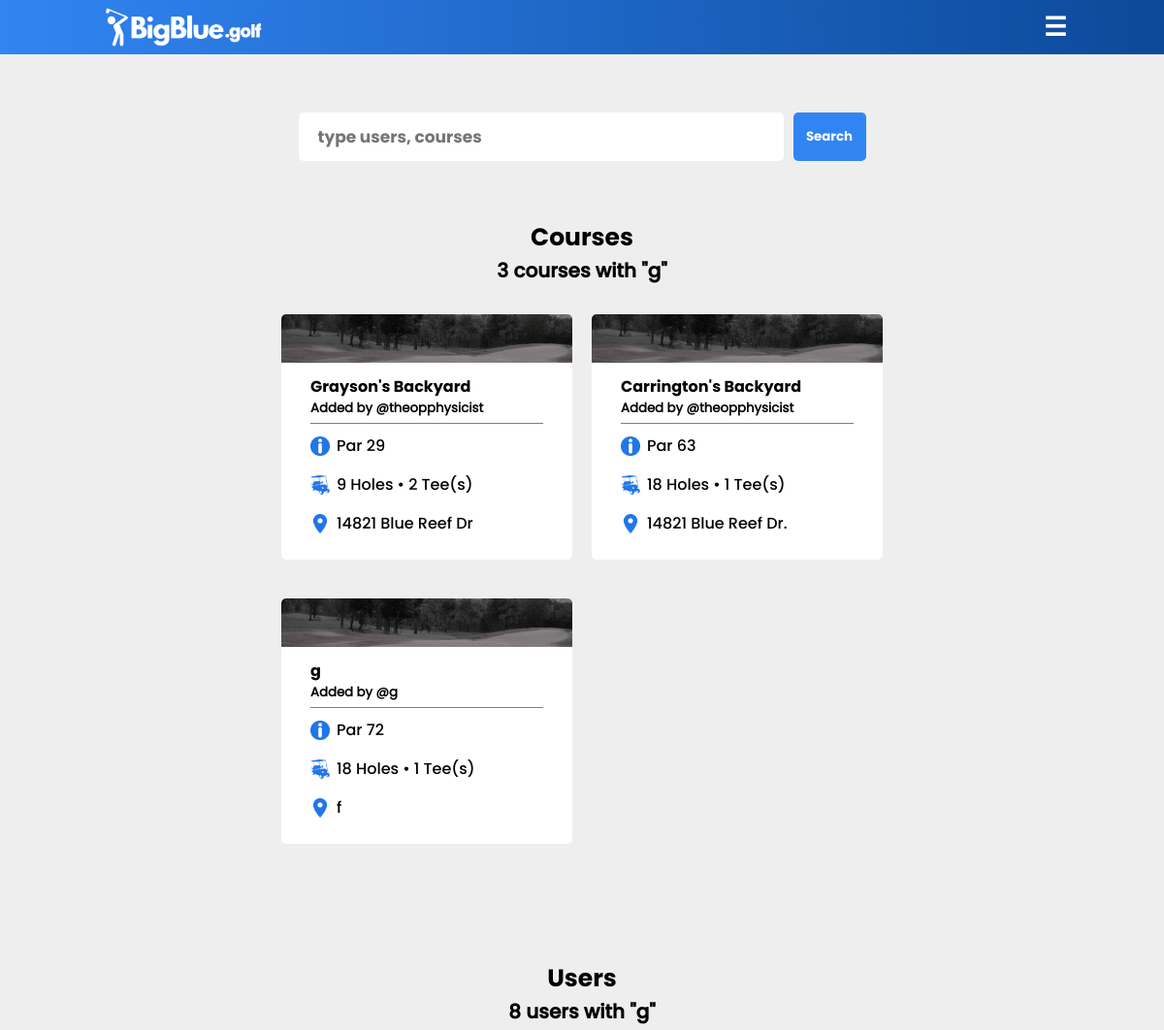
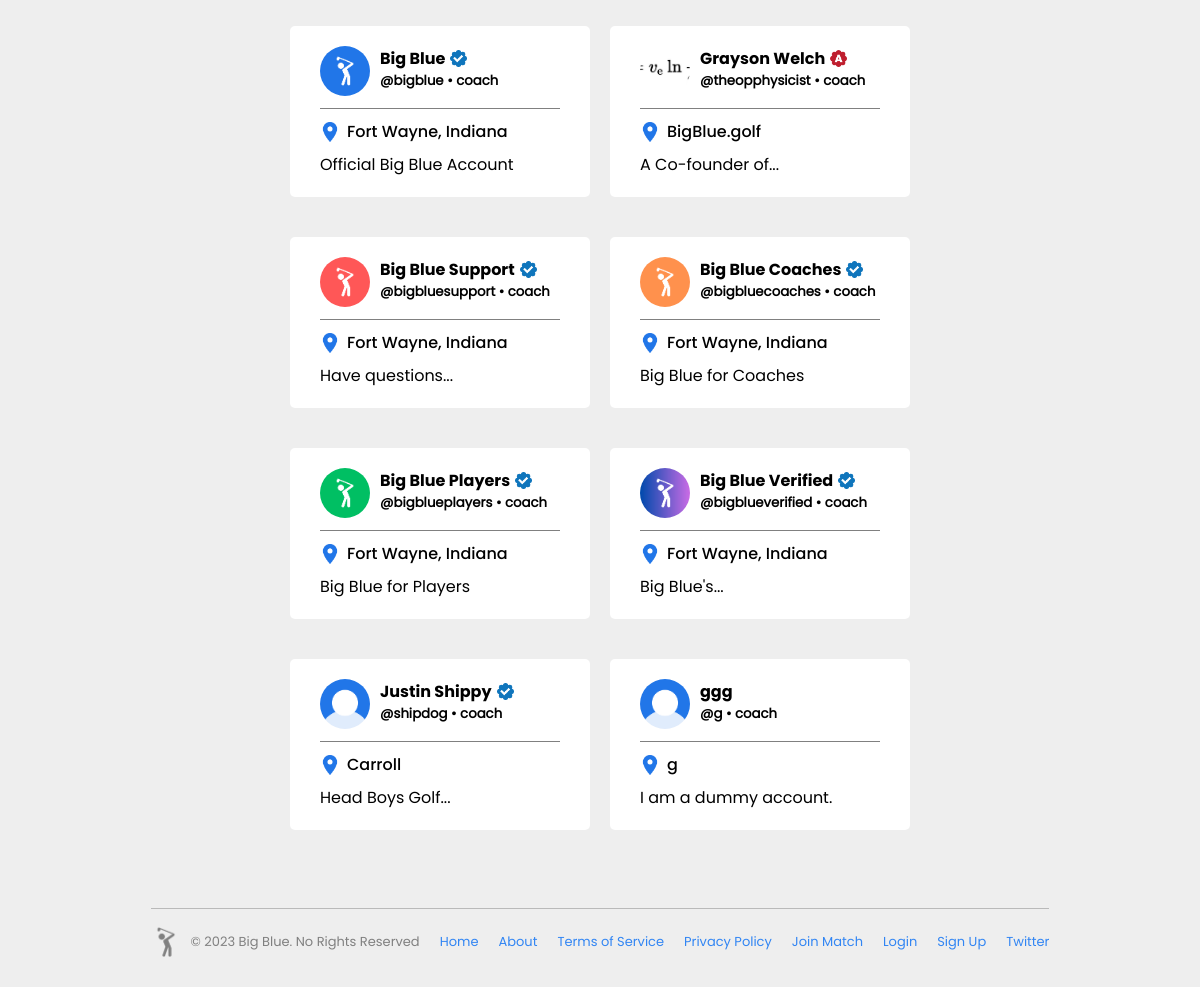
/search/g (signed in), run on the app's committed database (2 pictures, top to bottom).
### course.py (models this page shows, shortened)
class New_Courses(db.Model):
    _id = db.Column("id", db.Integer, primary_key=True)
    name = db.Column(db.String(75))
    created_by = db.Column(db.String)
    address = db.Column(db.String(75))
    holes = db.Column(db.String(3))
    tees = db.Column(db.String)
    pars = db.Column(db.String)
    hole_handicaps = db.Column(db.String)
    course_ratings = db.Column(db.String)
    slope_ratings = db.Column(db.String)
    distances = db.Column(db.String)
    verified = db.Column(db.Integer)

### setup.py (models this page shows, shortened)
class users(db.Model):
    _id = db.Column("id", db.Integer, primary_key=True)
    name = db.Column(db.String(100))
    username = db.Column(db.String(50))
    password = db.Column(db.String(50))
    email = db.Column(db.String(100))
    rank = db.Column(db.String(10))
    gender = db.Column(db.String(10))
    bio = db.Column(db.String(500))
    team = db.Column(db.String(25))
    verified = db.Column(db.Integer)
    pic = db.Column(db.String)
    banner = db.Column(db.String)
    first_login = db.Column(db.DateTime, default="2022-06-03 03:15:12.433675")
    last_login = db.Column(db.DateTime, default="2022-06-03 03:15:12.433675")
    favored_courses = db.Column(db.String)

### main.py (the view)
@app.route("/search/<searchbar>", methods=["GET", "POST"])
def search(searchbar):
    found_user = ""
    try:
        found_user = users.query.filter_by(username=session['active_user'][0]).first()
    except:
        found_user = ""
    keyword = searchbar
    if (searchbar == ""):
        keyword = "404"
    search_query = db.session.query(users).filter(
        db.or_(
            users.username.like(f"%{keyword}%"),
            users.name.like(f"%{keyword}%")
        )).limit(10)
    search_query_courses = db.session.query(New_Courses).filter(
        db.or_(
            New_Courses.name.like(f"%{keyword}%"),
            New_Courses.address.like(f"%{keyword}%")
        )
    ).limit(10)
    query_results_par_list = []
    for i in search_query_courses:
        par_sum = 0
        par_array = ast.literal_eval(i.pars)
        for par in par_array[0]:
            par_sum += int(par)
        query_results_par_list.append(par_sum)
    return render_template("search_results.html", query_results_par_list=query_results_par_list, keyword=keyword, search_query=search_query, search_query_courses=search_query_courses, data=found_user)

### templates/search_results.html (shortened to what this page needs)
{% if data.rank == 'coach' %}
    {% extends "indexcontentcoachlogin.html" %}
{% elif data.rank == 'player' %}
    {% extends "indexcontentplayerlogin.html" %}
{% else %}
    {% extends "indexcontent.html" %}
{% endif %}
{% block content %}
<link rel="stylesheet" href="{{ url_for('static', filename='styles/search_results.css') }}">
    <div class="search-bar-container">
        <form id="search-box-form" action="/search/" method="post">
            <input id="searchbox" name="searchbar" type="text" placeholder="type users, courses"></input>
            <input type="submit" name="search-button" id="search-button" value="Search">
        </form>
    </div>
{% if search_query_courses.count() == 0 and search_query.count() != 0%}
{% elif search_query_courses.count() != 0 %}
    {% set query_length_courses = search_query_courses.count() %}
    <h2 id="results"><span> <h1 id="user-header">Courses</h1></span>{{query_length_courses}} courses with "{{keyword}}"</h2>
    <div class="main-container">
        <div class="grid-container">
            {% for i in search_query_courses %}
                <a href="" id="course-card">
                    <div class="course-cover-image">
                        <img src="{{ url_for('static', filename='logo_graphics/golf-course-cover-photo.jpg') }}" alt="">
                    </div>
                    <div class="profile-pic-and-name-container">
                        <div>
                            <div class="name-and-verification">
                                <h4 id="suggested-name">{{i.name}}</h4>
                            </div>
                            <h5 id="suggested-username">Added by @{{i.created_by}}</h5>
                        </div>
                    </div>
                    <div class="team">
                        <img src="{{ url_for('static', filename='logo_graphics/info_icon.png') }}" alt="">
                        <p>Par {{ query_results_par_list[loop.index0] }}</p>
                    </div>
                    <div class="team">
                        <img src="{{ url_for('static', filename='logo_graphics/golf_cart_search_result.png') }}" alt="">
                        <p>{{ i.holes }} Holes • {{ (i.tees).split(',') | length }} Tee(s)</p>
                    </div>
                    <div class="team">
                        <img src="{{ url_for('static', filename='logo_graphics/location-pin.png') }}" alt="">
                        <p>{{ i.address|truncate(20) }}</p>
                    </div>
                </a>
            {% endfor %}
        </div>
    </div>
{% endif %}
{% if search_query.count() == 0 and search_query_courses.count() != 0%}
{% elif search_query.count() != 0 %}
    {% set query_length = search_query.count() %}
    <h2 id="results"><span> <h1 id="user-header">Users</h1></span>{{query_length}} users with "{{keyword}}"</h2>
    <div class="main-container">
        <div class="grid-container">
            {% for i in search_query %}
                <a href="/profile/{{i.username}}" id="profile-card">
                    <div class="profile-pic-and-name-container">
                        <div class="profile-pic-container">
                            <img id="ppic" src="{{ url_for('static', filename='logo_graphics/user_photos/' + i.pic) }}" alt="">
                        </div>
                        <div>
                            <div class="name-and-verification">
                                <h4 id="suggested-name">{{i.name}}</h4>
                                {% if i.verified == 1 %}
                                    <img id="checkmark" id="checkmark" src="{{ url_for('static', filename='logo_graphics/normalverify.png') }}" alt="">
                                {% elif i.verified == 2 %}
                                    <img id="checkmark" src="{{ url_for('static', filename='logo_graphics/verify.png') }}" alt="">
                                {% endif %}
                            </div>
                            <h5 id="suggested-username">@{{i.username}} • {{i.rank}}</h5>
                        </div>
                    </div>
                    <div class="team">
                        <img src="{{ url_for('static', filename='logo_graphics/location-pin.png') }}" alt="">
                        <p>{{ i.team|truncate(20) }}</p>
                    </div>
                    <p class="card-bio-container">{{ i.bio|truncate(20) }}</p>
                </a>
            {% endfor %}
        </div>
    </div>
{% endif %}
{% endblock %}

### static/styles/search_results.css (style rules this page uses)
* { padding: 0; margin: 0; box-sizing: border-box; font-family: bigBlueBold; }
html, body { height: 100%; background-color: #eeeeee; }
.main-container { display: flex; justify-content: center; }
#user-header { font-size: 25px; }
#results { font-size: 20px; font-family: bigBlueMedium; margin-top: 3%; text-align: center; }
.search-bar-container { display: flex; justify-content: center; margin-top: 5%; }
#search-box-form { display: flex; justify-content: center; flex-direction: row; align-items: center; }
#search-button { margin-left: 10px; height: 50px; width: 75px; border-radius: 5px; border: none; color: white; background-color: #3185f3; cursor: pointer; }
#searchbox { width: 500px; height: 50px; border-radius: 5px; padding: 10px 20px; border: none; font-size: 17px; }
.grid-container { margin-top: 50px; display: grid; grid-template-columns: 355px 355px 300px; row-gap: 50px; column-gap: 20px; margin-bottom: 5%; }
#profile-card { width: 300px; max-height: 200px; background-color: white; border-radius: 5px; padding: 20px 30px; display: flex; justify-content: left; flex-direction: column; text-decoration: none; color: black; }
#course-card { width: 300px; max-height: 800px; background-color: white; border-radius: 5px; padding: 20px 30px; display: flex; justify-content: left; flex-direction: column; text-decoration: none; color: black; }
.course-cover-image img { width: 300px; max-height: 50px; object-fit: cover; margin-left: -30px !important; margin-top: -20px !important; border-radius: 5px 5px 0px 0px; margin-bottom: 5px; }
.profile-pic-and-name-container { display: flex; justify-content: left; flex-direction: row; padding-bottom: 5px; border-bottom: 0.5px solid grey; }
#ppic { width: 50px; height: 50px; border-radius: 100%; margin: auto; object-fit: cover; }
#checkmark { width: 17px; height: 17px; margin-left: 5px; }
.name-and-verification { display: flex; flex-direction: row; align-items: center; overflow: hidden; }
.profile-pic-container { margin-right: 10px; }
#suggested-username { font-family: bigBlueRegular; }
.card-bio-container { font-family: bigBlueRegular; margin-top: 3px; }
.team { display: flex; flex-direction: row; justify-content: left; align-items: center; margin-top: 10px; margin-bottom: 5px; }
.team img { width: 20px; height: 20px; margin-right: 7px; }
.team p { font-family: bigBlueMedium; }
@media (max-width: 1200px) { .grid-container { grid-template-columns: auto auto; row-gap: 40px; margin-top: 30px; } }
@media (max-width: 1200px) { #results { margin-top: 5%; } }

### data on the page
New_Courses: name "Grayson's Backyard", created_by "theopphysicist", query_results_par_list "29", holes "9", tees "2", address "14821 Blue Reef Dr"
New_Courses: name "Carrington's Backyard", created_by "theopphysicist", query_results_par_list "63", holes "18", tees "1", address "14821 Blue Reef Dr."
New_Courses: name "g", created_by "g", query_results_par_list "72", holes "18", tees "1", address "f"
users: pic (picture), name "Big Blue", verified 1 (drawn), username "bigblue", rank "coach", team "Fort Wayne, Indiana", bio "Official Big Blue Account"
users: pic (picture), name "Grayson Welch", verified 2 (drawn), username "theopphysicist", rank "coach", team "BigBlue.golf", bio "A Co-founder of..."
users: pic (picture), name "Big Blue Support", verified 1 (drawn), username "bigbluesupport", rank "coach", team "Fort Wayne, Indiana", bio "Have questions..."
users: pic (picture), name "Big Blue Coaches", verified 1 (drawn), username "bigbluecoaches", rank "coach", team "Fort Wayne, Indiana", bio "Big Blue for Coaches"
users: pic (picture), name "Big Blue Players", verified 1 (drawn), username "bigblueplayers", rank "coach", team "Fort Wayne, Indiana", bio "Big Blue for Players"
users: pic (picture), name "Big Blue Verified", verified 1 (drawn), username "bigblueverified", rank "coach", team "Fort Wayne, Indiana", bio "Big Blue's..."
users: pic (placeholder picture), name "Justin Shippy", verified 1 (drawn), username "shipdog", rank "coach", team "Carroll", bio "Head Boys Golf..."
users: pic (placeholder picture), name "ggg", username "g", rank "coach", team "g", bio "I am a dummy account."

### other printed values
{{ query_length_courses }} "3"
{{ keyword }} "g"
{{ query_length }} "8"
